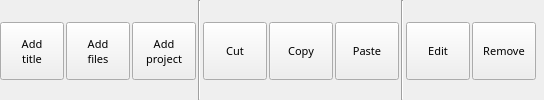
        <widget class="QWidget" name="TabProject">
         <property name="font">
          <font>
           <family>Sans Serif</family>
           <pointsize>8</pointsize>
          </font>
         </property>
         <attribute name="title">
          <string>Project</string>
         </attribute>
         <layout class="QHBoxLayout" name="horizontalLayout">
          <property name="spacing">
           <number>2</number>
          </property>
          <property name="margin">
           <number>0</number>
          </property>
          <item>
           <widget class="QToolButton" name="ActionAddtitle_BT">
            <property name="sizePolicy">
             <sizepolicy hsizetype="Fixed" vsizetype="Fixed">
              <horstretch>0</horstretch>
              <verstretch>0</verstretch>
             </sizepolicy>
            </property>
            <property name="minimumSize">
             <size>
              <width>64</width>
              <height>58</height>
             </size>
            </property>
            <property name="maximumSize">
             <size>
              <width>16777215</width>
              <height>56</height>
             </size>
            </property>
            <property name="font">
             <font>
              <family>Sans Serif</family>
              <pointsize>8</pointsize>
             </font>
            </property>
            <property name="toolTip">
             <string>Add an empty slide</string>
            </property>
            <property name="text">
             <string>Add
title</string>
            </property>
            <property name="icon">
             <iconset>
              <normaloff>img/add_text.png</normaloff>img/add_text.png</iconset>
            </property>
            <property name="iconSize">
             <size>
              <width>24</width>
              <height>24</height>
             </size>
            </property>
            <property name="toolButtonStyle">
             <enum>Qt::ToolButtonTextUnderIcon</enum>
            </property>
           </widget>
          </item>
          <item>
           <widget class="QToolButton" name="ActionAdd_BT">
            <property name="sizePolicy">
             <sizepolicy hsizetype="Fixed" vsizetype="Fixed">
              <horstretch>0</horstretch>
              <verstretch>0</verstretch>
             </sizepolicy>
            </property>
            <property name="minimumSize">
             <size>
              <width>64</width>
              <height>58</height>
             </size>
            </property>
            <property name="maximumSize">
             <size>
              <width>16777215</width>
              <height>56</height>
             </size>
            </property>
            <property name="font">
             <font>
              <family>Sans Serif</family>
              <pointsize>8</pointsize>
             </font>
            </property>
            <property name="toolTip">
             <string>Add image or video as slide (INS)</string>
            </property>
            <property name="text">
             <string>Add
files</string>
            </property>
            <property name="icon">
             <iconset>
              <normaloff>img/add_image.png</normaloff>img/add_image.png</iconset>
            </property>
            <property name="iconSize">
             <size>
              <width>24</width>
              <height>24</height>
             </size>
            </property>
            <property name="shortcut">
             <string>Ins</string>
            </property>
            <property name="toolButtonStyle">
             <enum>Qt::ToolButtonTextUnderIcon</enum>
            </property>
           </widget>
          </item>
          <item>
           <widget class="QToolButton" name="ActionAddProject_BT">
            <property name="minimumSize">
             <size>
              <width>64</width>
              <height>58</height>
             </size>
            </property>
            <property name="maximumSize">
             <size>
              <width>16777215</width>
              <height>56</height>
             </size>
            </property>
            <property name="font">
             <font>
              <family>Sans Serif</family>
              <pointsize>8</pointsize>
             </font>
            </property>
            <property name="toolTip">
             <string>Add a previously saved project at the end of this project</string>
            </property>
            <property name="text">
             <string>Add
project</string>
            </property>
            <property name="icon">
             <iconset>
              <normaloff>img/add_project.png</normaloff>img/add_project.png</iconset>
            </property>
            <property name="iconSize">
             <size>
              <width>24</width>
              <height>24</height>
             </size>
            </property>
            <property name="toolButtonStyle">
             <enum>Qt::ToolButtonTextUnderIcon</enum>
            </property>
           </widget>
          </item>
          <item>
           <widget class="Line" name="line_2">
            <property name="orientation">
             <enum>Qt::Vertical</enum>
            </property>
           </widget>
          </item>
          <item>
           <widget class="QToolButton" name="ActionCut_BT">
            <property name="minimumSize">
             <size>
              <width>64</width>
              <height>58</height>
             </size>
            </property>
            <property name="maximumSize">
             <size>
              <width>16777215</width>
              <height>56</height>
             </size>
            </property>
            <property name="font">
             <font>
              <family>Sans Serif</family>
              <pointsize>8</pointsize>
             </font>
            </property>
            <property name="toolTip">
             <string>Copy current slide to clipboard and remove it (Ctrl+X)</string>
            </property>
            <property name="text">
             <string>Cut</string>
            </property>
            <property name="icon">
             <iconset>
              <normaloff>img/editcut.png</normaloff>img/editcut.png</iconset>
            </property>
            <property name="iconSize">
             <size>
              <width>24</width>
              <height>24</height>
             </size>
            </property>
            <property name="shortcut">
             <string>Ctrl+X</string>
            </property>
            <property name="toolButtonStyle">
             <enum>Qt::ToolButtonTextUnderIcon</enum>
            </property>
           </widget>
          </item>
          <item>
           <widget class="QToolButton" name="ActionCopy_BT">
            <property name="minimumSize">
             <size>
              <width>64</width>
              <height>58</height>
             </size>
            </property>
            <property name="maximumSize">
             <size>
              <width>16777215</width>
              <height>56</height>
             </size>
            </property>
            <property name="font">
             <font>
              <family>Sans Serif</family>
              <pointsize>8</pointsize>
             </font>
            </property>
            <property name="toolTip">
             <string>Copy current slide to clipboard (Ctrl+C)</string>
            </property>
            <property name="text">
             <string>Copy</string>
            </property>
            <property name="icon">
             <iconset>
              <normaloff>img/editcopy.png</normaloff>img/editcopy.png</iconset>
            </property>
            <property name="iconSize">
             <size>
              <width>24</width>
              <height>24</height>
             </size>
            </property>
            <property name="shortcut">
             <string>Ctrl+C</string>
            </property>
            <property name="toolButtonStyle">
             <enum>Qt::ToolButtonTextUnderIcon</enum>
            </property>
           </widget>
          </item>
          <item>
           <widget class="QToolButton" name="ActionPaste_BT">
            <property name="minimumSize">
             <size>
              <width>64</width>
              <height>58</height>
             </size>
            </property>
            <property name="maximumSize">
             <size>
              <width>16777215</width>
              <height>56</height>
             </size>
            </property>
            <property name="font">
             <font>
              <family>Sans Serif</family>
              <pointsize>8</pointsize>
             </font>
            </property>
            <property name="toolTip">
             <string>Paste current slide from clipboard (Ctrl+V)</string>
            </property>
            <property name="text">
             <string>Paste</string>
            </property>
            <property name="icon">
             <iconset>
              <normaloff>img/editpaste.png</normaloff>img/editpaste.png</iconset>
            </property>
            <property name="iconSize">
             <size>
              <width>24</width>
              <height>24</height>
             </size>
            </property>
            <property name="shortcut">
             <string>Ctrl+V</string>
            </property>
            <property name="toolButtonStyle">
             <enum>Qt::ToolButtonTextUnderIcon</enum>
            </property>
           </widget>
          </item>
          <item>
           <widget class="Line" name="line_3">
            <property name="orientation">
             <enum>Qt::Vertical</enum>
            </property>
           </widget>
          </item>
          <item>
           <widget class="QToolButton" name="ActionEdit_BT">
            <property name="sizePolicy">
             <sizepolicy hsizetype="Fixed" vsizetype="Fixed">
              <horstretch>0</horstretch>
              <verstretch>0</verstretch>
             </sizepolicy>
            </property>
            <property name="minimumSize">
             <size>
              <width>64</width>
              <height>58</height>
             </size>
            </property>
            <property name="maximumSize">
             <size>
              <width>16777215</width>
              <height>56</height>
             </size>
            </property>
            <property name="font">
             <font>
              <family>Sans Serif</family>
              <pointsize>8</pointsize>
             </font>
            </property>
            <property name="text">
             <string>Edit</string>
            </property>
            <property name="icon">
             <iconset>
              <normaloff>img/edit.png</normaloff>img/edit.png</iconset>
            </property>
            <property name="iconSize">
             <size>
              <width>24</width>
              <height>24</height>
             </size>
            </property>
            <property name="toolButtonStyle">
             <enum>Qt::ToolButtonTextUnderIcon</enum>
            </property>
           </widget>
          </item>
          <item>
           <widget class="QToolButton" name="ActionRemove_BT">
            <property name="minimumSize">
             <size>
              <width>64</width>
              <height>58</height>
             </size>
            </property>
            <property name="maximumSize">
             <size>
              <width>16777215</width>
              <height>56</height>
             </size>
            </property>
            <property name="font">
             <font>
              <family>Sans Serif</family>
              <pointsize>8</pointsize>
             </font>
            </property>
            <property name="toolTip">
             <string>Remove current slide (DEL)</string>
            </property>
            <property name="text">
             <string>Remove</string>
            </property>
            <property name="icon">
             <iconset>
              <normaloff>img/trash.png</normaloff>img/trash.png</iconset>
            </property>
            <property name="iconSize">
             <size>
              <width>24</width>
              <height>24</height>
             </size>
            </property>
            <property name="shortcut">
             <string>Del</string>
            </property>
            <property name="toolButtonStyle">
             <enum>Qt::ToolButtonTextUnderIcon</enum>
            </property>
           </widget>
          </item>
          <item>
           <widget class="QLabel" name="label_2">
            <property name="text">
             <string notr="true"/>
            </property>
           </widget>
          </item>
         </layout>
        </widget>
